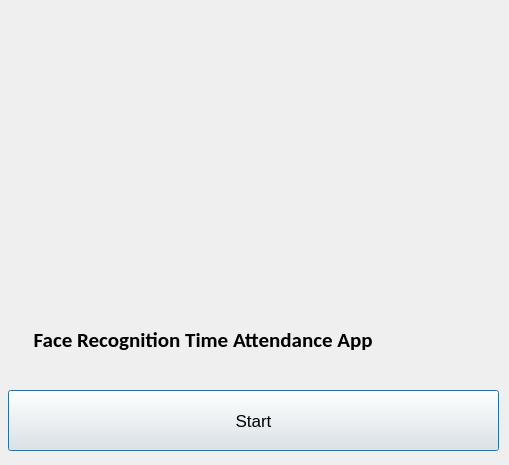
<?xml version="1.0" encoding="UTF-8"?>
<ui version="4.0">
 <class>Dialog</class>
 <widget class="QDialog" name="Dialog">
  <property name="geometry">
   <rect>
    <x>0</x>
    <y>0</y>
    <width>509</width>
    <height>465</height>
   </rect>
  </property>
  <property name="maximumSize">
   <size>
    <width>800</width>
    <height>680</height>
   </size>
  </property>
  <property name="windowTitle">
   <string>Face Recognition Time Attendance App</string>
  </property>
  <property name="windowIcon">
   <iconset>
    <normaloff>:/icon/icon.png</normaloff>:/icon/icon.png</iconset>
  </property>
  <widget class="QLabel" name="logolabel">
   <property name="geometry">
    <rect>
     <x>160</x>
     <y>30</y>
     <width>251</width>
     <height>241</height>
    </rect>
   </property>
   <property name="text">
    <string/>
   </property>
   <property name="pixmap">
    <pixmap>download.jpg</pixmap>
   </property>
   <property name="scaledContents">
    <bool>false</bool>
   </property>
  </widget>
  <widget class="QWidget" name="verticalLayoutWidget">
   <property name="geometry">
    <rect>
     <x>10</x>
     <y>300</y>
     <width>491</width>
     <height>80</height>
    </rect>
   </property>
   <layout class="QVBoxLayout" name="verticalLayout">
    <item>
     <layout class="QHBoxLayout" name="horizontalLayout">
      <item>
       <widget class="QLabel" name="filelabel">
        <property name="font">
         <font>
          <family>Calibri</family>
          <pointsize>16</pointsize>
          <weight>75</weight>
          <bold>true</bold>
          <underline>false</underline>
         </font>
        </property>
        <property name="text">
         <string>     Face Recognition Time Attendance App</string>
        </property>
       </widget>
      </item>
     </layout>
    </item>
   </layout>
  </widget>
  <widget class="QPushButton" name="runButton">
   <property name="geometry">
    <rect>
     <x>8</x>
     <y>390</y>
     <width>491</width>
     <height>61</height>
    </rect>
   </property>
   <property name="font">
    <font>
     <family>Arial</family>
     <pointsize>13</pointsize>
    </font>
   </property>
   <property name="text">
    <string>Start</string>
   </property>
  </widget>
  <widget class="QLabel" name="label">
   <property name="geometry">
    <rect>
     <x>0</x>
     <y>0</y>
     <width>511</width>
     <height>471</height>
    </rect>
   </property>
   <property name="autoFillBackground">
    <bool>true</bool>
   </property>
   <property name="text">
    <string/>
   </property>
   <property name="pixmap">
    <pixmap>bg.jpg</pixmap>
   </property>
   <property name="scaledContents">
    <bool>false</bool>
   </property>
   <property name="wordWrap">
    <bool>false</bool>
   </property>
   <property name="indent">
    <number>2</number>
   </property>
  </widget>
  <zorder>label</zorder>
  <zorder>logolabel</zorder>
  <zorder>verticalLayoutWidget</zorder>
  <zorder>runButton</zorder>
 </widget>
 <resources>
  <include location="resource.qrc"/>
 </resources>
 <connections/>
</ui>
